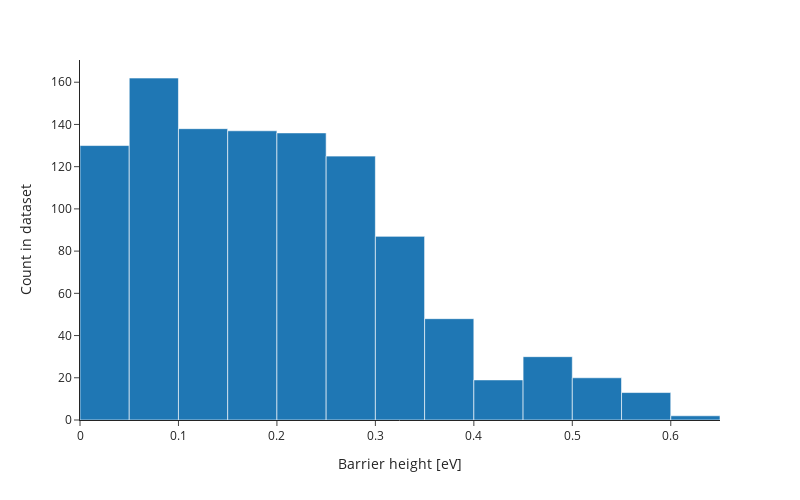

Here is the notebook cell this chart was saved with:
### Code cell
fig = px.histogram(x=barriers, nbins=20, template="simple_white")
# Set x-label
fig.update_xaxes(title_text="Barrier height [eV]")
fig.update_yaxes(title_text="Count in dataset")
# Shorten aspect ratio
fig.update_layout(height=500, width=800)
fig.show()

### Figure 1 — Plotly figure (JSON) as saved in the notebook; plotly's stock layout.template omitted (floating-point values rounded to 4 significant figures; data arrays with more than 128 entries replaced by an {"elided": "..."} marker saying what was removed)
{"data": [{"alignmentgroup": "True", "bingroup": "x", "hovertemplate": "x=%{x}<br>count=%{y}<extra></extra>", "legendgroup": "", "marker": {"color": "#1F77B4", "pattern": {"shape": ""}}, "name": "", "nbinsx": 20, "offsetgroup": "", "orientation": "v", "showlegend": false, "type": "histogram", "x": {"elided": "1047 float values"}, "xaxis": "x", "yaxis": "y"}], "layout": {"barmode": "relative", "height": 500, "legend": {"tracegroupgap": 0}, "margin": {"t": 60}, "width": 800, "xaxis": {"anchor": "y", "domain": [0, 1], "title": {"text": "Barrier height [eV]"}}, "yaxis": {"anchor": "x", "domain": [0, 1], "title": {"text": "Count in dataset"}}}}
